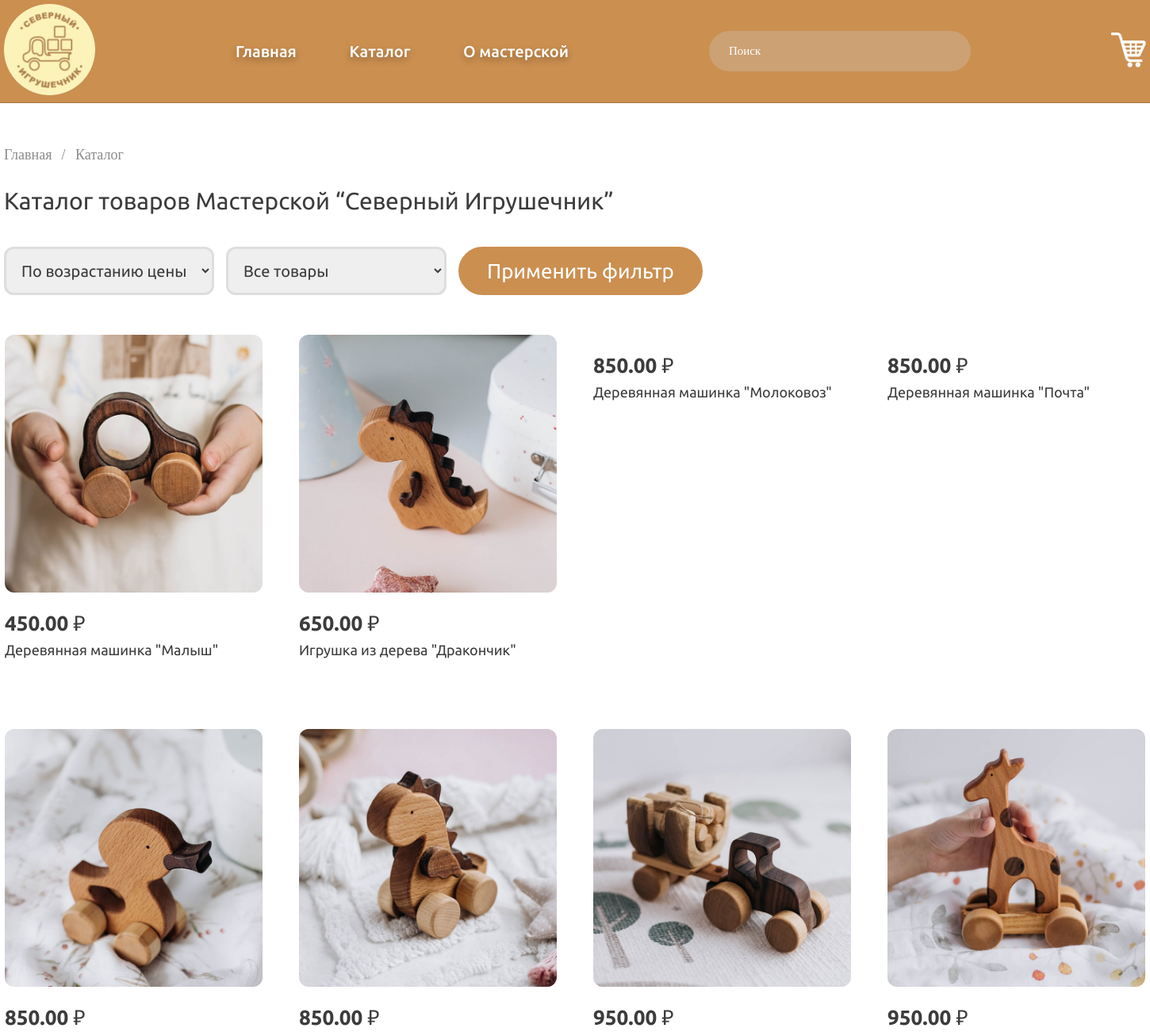
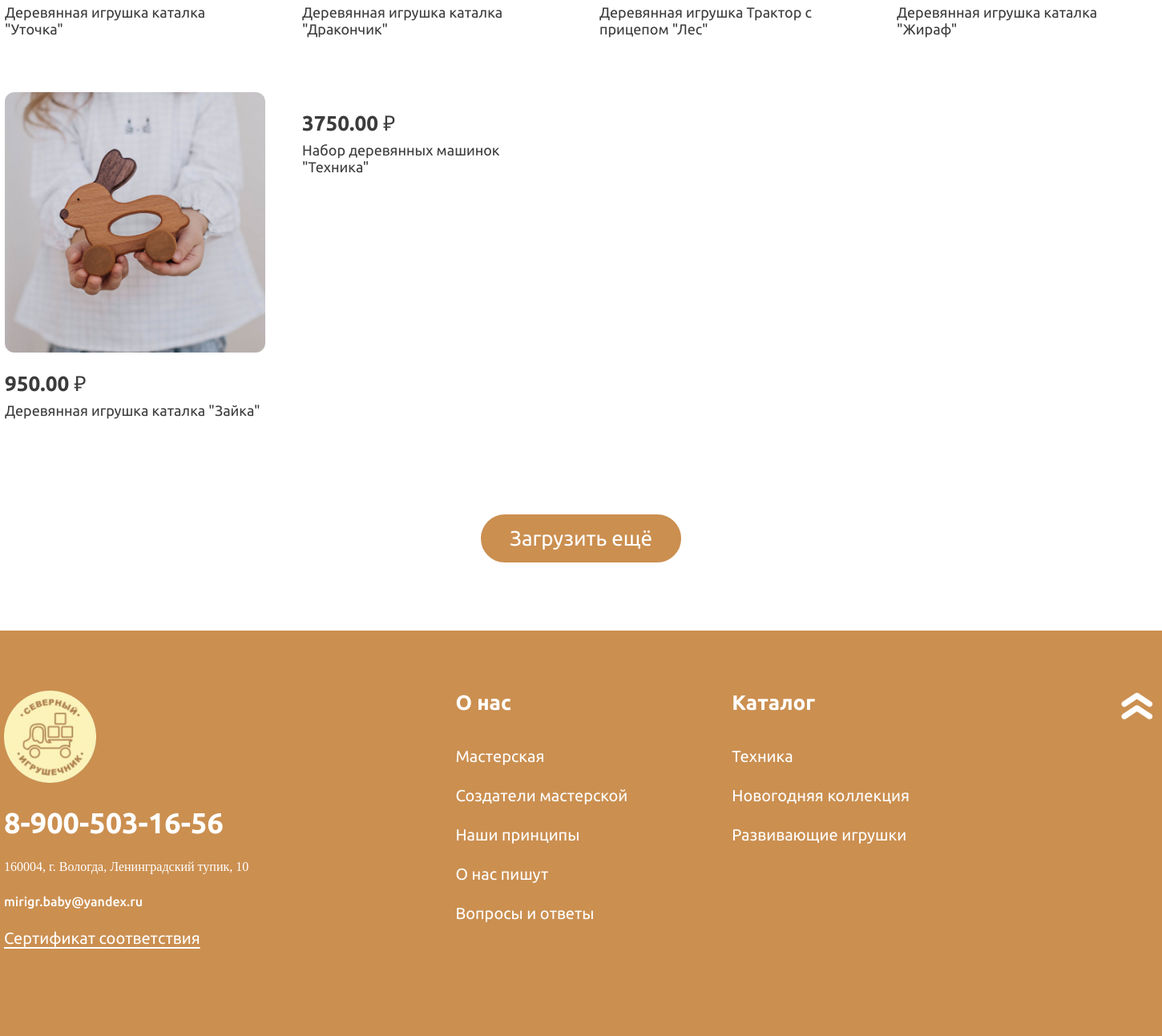
Screenshot of /catalog.php with the database file from the repository (2 pictures, top to bottom).
### tables this page shows
CREATE TABLE IF NOT EXISTS `products` (
  `id` int NOT NULL AUTO_INCREMENT,
  `name_product` varchar(255) NOT NULL,
  `materials` varchar(255) NOT NULL,
  `size` varchar(255) NOT NULL,
  `weight` varchar(10) NOT NULL,
  `price` decimal(10,2) NOT NULL,
  `image_1` varchar(255) NOT NULL,
  `image_2` varchar(255) NOT NULL,
  `image_3` varchar(255) NOT NULL,
  `image_4` varchar(255) NOT NULL,
  `image_5` varchar(255) NOT NULL,
  `description` varchar(2000) NOT NULL,
  `collection_name` enum('Техника','Новогодняя коллекция','Развивающие игрушки') NOT NULL,
  `quantity` int NOT NULL DEFAULT '0',
  PRIMARY KEY (`id`)
);

### catalog.php (the view, shortened to what this page needs)
<?php
$servername = "localhost";
$username = "root";
$password = "";
$dbname = "my_shop";
$conn = new mysqli($servername, $username, $password, $dbname);
$sortingType = isset($_POST['sorting'])? $_POST['sorting'] : 'increasing';
$collection = isset($_POST['collection'])? $_POST['collection'] : '';
$order = '';
switch ($sortingType) {
    case 'increasing':
        $order = 'ASC';
        break;
}
$collectionFilter = $collection!= ''? " AND collection_name = '$collection'" : "";
$sql = "SELECT id, name_product, price, image_1, image_2, image_3, image_4, image_5, materials, size, weight, description FROM products WHERE 1 $collectionFilter ORDER BY price $order";
$result = $conn->query($sql);
?>
<!DOCTYPE html>
<html lang="ru">
<head>
    <link rel="stylesheet" href="style.css" />
</head>
<body>
    <?php
    include 'header.php';
    ?>
    <div class="catalog">
        <div class="container">
            <ul class="breadcrumb_black">
                <li><a class="ul18_gray" href="index.php">Главная</a></li>
                <li class="ul18_gray">Каталог</li>
            </ul>
            <div class="ur30_black name_basket">Каталог товаров Мастерской “Северный Игрушечник”</div>
                <form class="filters" action="" method="post">
                    <select class="filters_sorting ur20_black" name="sorting">
                        <option value="increasing" <?php echo isset($_POST['sorting']) && $_POST['sorting'] == 'increasing' ? 'selected' : ''; ?>>По возрастанию цены</option>
                    </select>
                    <select class="filters_sorting ur20_black" name="collection">
                        <option value="">Все товары</option>
                    </select>
                    <input class="ur26_white button" type="submit" value="Применить фильтр">
                </form>
            <div class="cards">
                <?php
                while ($row = $result->fetch_assoc()) {
                    $detailUrl = "product.php?id=" . urlencode($row['id']);
                    echo '<a href="' . $detailUrl . '">';
                    echo '<div class="card">';
                    echo '<img class="border-radius" src="uploads/' . $row['image_1'] . '" alt="">';
                    echo '<div class="price_description">';
                    echo '<div class="ub26_black">' . $row['price'] . ' ₽</div>';
                    echo '<div class="ur18_black">' . $row['name_product'] . '</div>';
                    echo '</div>';
                    echo '</div>';
                    echo '</a>';
                }
                ?>
            </div>
            <div class="news_btn">
                <a href="#"><button class="button ur26_white">Загрузить ещё</button></a>
            </div>
        </div>
    </div>
    <?php
    include 'footer.php';
    ?>
</body>

### header.php (shortened to what this page needs)
<!DOCTYPE html>
<html lang="ru">
<head>
</head>
<body>
    <header class="header">
        <div class="container">
            <a href="index.php"><img src="img/logo.png" alt="Логотип" /></a>
            <nav>
                <a href="index.php" class="menu um20_white">Главная</a>
                <a href="catalog.php" class="menu um20_white">Каталог</a>
                <a href="about_workshop.php" class="menu um20_white">О мастерской</a>
            </nav>
            <input class="ul15_white" type="search" maxlength="30" placeholder="Поиск" />
            <div class="btns">
                <a href="basket.php"><img src="img/cart.png" alt="Корзина" /></a>
            </div>
        </div>
    </header>
</body>
</html>

### footer.php (shortened to what this page needs)
<!DOCTYPE html>
<html lang="ru">
<head>
</head>
<body>
    <footer>
        <div class="container">
            <div class="footer_block">
                <div class="column_footer1">
                    <a href="index.php"><img src="img/logo.png" alt="Логотип" /></a>
                    <div class="ub36_white">8-900-503-16-56</div>
                    <div class="ul16_white">160004, г. Вологда, Ленинградский тупик, 10</div>
                    <div class="um16_white">mirigr.baby@yandex.ru</div>
                    <a class="sertificat ur20_white" href="#">Сертификат соответствия</a>
                </div>
                <div class="footer_menu">
                    <div class="column_footer">
                        <div class="ub26_white">О нас</div>
                        <div class="podmenu_footer">
                            <a class="ur20_white" href="about_workshop.php">Мастерская</a>
                            <a class="ur20_white" href="about_workshop.php#creators">Создатели мастерской</a>
                            <a class="ur20_white" href="about_workshop.php#advantages_about">Наши принципы</a>
                            <a class="ur20_white" href="about_write.php">О нас пишут</a>
                            <a class="ur20_white" href="index.php#question_response">Вопросы и ответы</a>
                        </div>
                    </div>
                    <div class="column_footer">
                        <div class="ub26_white">Каталог</div>
                        <div class="podmenu_footer">
                            <a class="ur20_white" href="catalog.php">Техника</a>
                            <a class="ur20_white" href="catalog.php">Новогодняя коллекция</a>
                            <a class="ur20_white" href="catalog.php">Развивающие игрушки</a>
                        </div>
                    </div>
                </div>
                <div class="column_footer">
                    <a href="#"><img src="img/up.png" alt="Наверх"></a>
                </div>
            </div>
        </div>
    </footer>
</body>
</html>

### style.css (style rules this page uses)
.um20_white { font-family: 'Ubuntu Medium'; font-size: 20px; color: #ffffff; }
.ul15_white { font-family: 'Ubuntu Light'; font-size: 15px; color: #ffffff; }
.ur26_white { font-family: 'Ubuntu Regular'; font-size: 26px; color: #ffffff; }
.ub26_black { font-family: 'Ubuntu Bold'; font-size: 26px; color: #3C3C3C; }
.ur30_black { font-family: 'Ubuntu Regular'; font-size: 30px; color: #3C3C3C; }
.ur20_black { font-family: 'Ubuntu Regular'; font-size: 20px; color: #3C3C3C; }
.ur18_black { font-family: 'Ubuntu Regular'; font-size: 18px; color: #3C3C3C; }
.ub36_white { font-family: 'Ubuntu Bold'; font-size: 36px; color: #ffffff; }
.ul16_white { font-family: 'Ubuntu Light'; font-size: 16px; color: #ffffff; }
.um16_white { font-family: 'Ubuntu Medium'; font-size: 16px; color: #ffffff; }
.ur20_white { font-family: 'Ubuntu Regular'; font-size: 20px; color: #ffffff; }
.ub26_white { font-family: 'Ubuntu Bold'; font-size: 26px; color: #ffffff; }
.ul18_gray { font-family: 'Ubuntu Light'; font-size: 18px; color: #8B8B8B; }
* { margin: 0; padding: 0; box-sizing: border-box; }
body { max-width: 1920px; margin: 0 auto; display: block; }
a { text-decoration: none; }
.border-radius { border-radius: 12px; }
.header { width: 100%; height: 130px; background: #CB8F50; backdrop-filter: blur(6px); border-bottom: 1px solid #0000002f; }
.container { width: 1440px; margin: 0 auto; }
header .container { display: flex; align-items: center; justify-content: space-between; height: 100%; }
header nav { width: 420px; display: flex; justify-content: space-between; align-items: center; filter: drop-shadow(0px 4px 4px #0000004d); }
header input { padding: 17px 25px 17px 25px; width: 330px; border: none; border-radius: 50px; background: #cdcdcd48; outline: none; }
header .btns { display: flex; justify-content: space-between; }
header .ul15_white::placeholder { font-family: 'Ubuntu Light'; font-size: 15px; color: #ffffff; }
.button { background-color: #CB8F50; padding: 12px 33px; border-radius: 50px; border: 3px solid #CB8F50; cursor: pointer; transition: 0.3s ease-in-out; }
footer { width: 100%; padding: 85px 0; background: #CB8F50; padding: 75px 0px; margin-top: 85px; }
.footer_block { width: 100%; display: flex; justify-content: space-between; }
.column_footer { display: flex; gap: 40px; flex-direction: column; }
.column_footer1 { display: flex; gap: 25px; flex-direction: column; }
.sertificat { text-decoration: underline; text-underline-position: under; }
.podmenu_footer { display: flex; flex-direction: column; height: 286px; gap: 25px; }
.footer_menu { display: flex; gap: 130px; }
ul.breadcrumb_black li { display: inline; }
ul.breadcrumb_black li+li:before { padding: 8px; color: #8B8B8B; content: "/\00a0"; }
ul.breadcrumb_black li a { text-decoration: none; }
.news_btn { display: flex; justify-content: center; margin-top: 85px; }
.about_workshop, .product, .basket, .making_order, .catalog { padding-top: 55px; }
.name_basket { padding: 30px 0 40px; }
.filters { display: flex; gap: 15px; }
.filters_sorting { padding: 15px; border-radius: 12px; border: 3px solid #DEDEDE; outline: none; cursor: pointer; }
.cards { display: grid; grid-template-columns: repeat(auto-fill, 325px); width: 100%; justify-content: center; justify-items: center; column-gap: 46px; row-gap: 55px; padding-top: 50px; }
.card { display: flex; flex-direction: column; gap: 20px; width: 325px; height: 442px; transition: 0.3s ease-in-out; }
.price_description { display: flex; flex-direction: column; gap: 6px; }

### rows the page displays
products: image_1 (picture), price "450.00", name_product "Деревянная машинка \"Малыш\""
products: image_1 (picture), price "650.00", name_product "Игрушка из дерева \"Дракончик\""
products: price "850.00", name_product "Деревянная машинка \"Молоковоз\""
products: price "850.00", name_product "Деревянная машинка \"Почта\""
products: image_1 (picture), price "850.00", name_product "Деревянная игрушка каталка \"Уточка\""
products: image_1 (picture), price "850.00", name_product "Деревянная игрушка каталка \"Дракончик\""
products: image_1 (picture), price "950.00", name_product "Деревянная игрушка Трактор с прицепом \"Лес\""
products: image_1 (picture), price "950.00", name_product "Деревянная игрушка каталка \"Жираф\""
products: image_1 (picture), price "950.00", name_product "Деревянная игрушка каталка \"Зайка\""
products: price "3750.00", name_product "Набор деревянных машинок \"Техника\""
